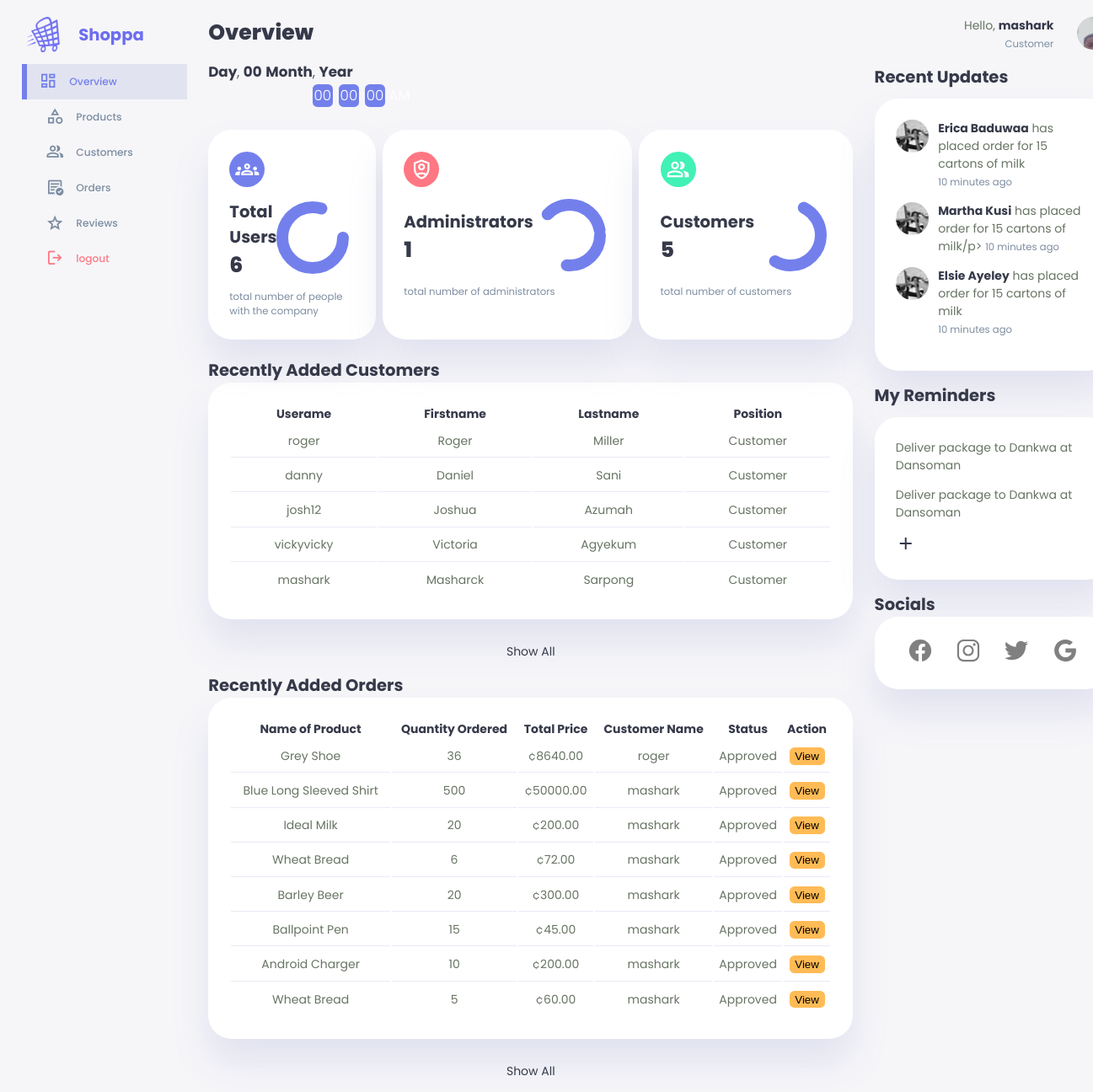
/manager/dashboardmanager.php (signed in), run on the app's committed database.
### tables this page shows
CREATE TABLE `orders` (
  `id` int(11) NOT NULL,
  `name` varchar(255) NOT NULL,
  `quantity` varchar(255) NOT NULL,
  `total_price` varchar(255) NOT NULL,
  `status` varchar(255) NOT NULL,
  `review` varchar(255) NOT NULL,
  `customer` varchar(255) NOT NULL,
  `telephone` varchar(255) NOT NULL,
  `admin_reply` varchar(500) NOT NULL
);

### manager/dashboardmanager.php (the view, shortened to what this page needs)
<?php
include '../connection.php';
$username= $_SESSION['username'];
$sql= "SELECT * FROM `admins` WHERE username= '$username'";
$result= mysqli_query($con,$sql);
$row= mysqli_fetch_assoc($result);
$position=$row['position'];
$sqladmins= "SELECT * FROM `admins` WHERE position='Manager'";
$resultadmins= mysqli_query($con, $sqladmins);
$numadmins=mysqli_num_rows($resultadmins);
$sqlcustomers= "SELECT * FROM `admins` WHERE position='Customer'";
$resultcustomers= mysqli_query($con, $sqlcustomers);
$numcustomers=mysqli_num_rows($resultcustomers);
$total_population= $numadmins + $numcustomers;
?>
<!DOCTYPE html>
<html lang="en">
<head>
    <link rel="stylesheet" href="../css/dashboardhead.css">
</head>
<body onload="initClock()">
    <div class="container">
        <aside>
            <div class="top">
                <div class="logo">
                    <div class="ring"></div>
                    <img src="../logos/shop.png" alt="logo">
                    <h2 class="logo-name">Shoppa</span></h2>
                </div>
            </div>
            <div class="sidebar">
                <a href="./dashboardmanager.php" class="active">
                    <span class="material-symbols-outlined">dashboard</span>
                    <h3>Overview</h3>
                </a>
                <a href="./productsmanager.php">
                    <span class="material-symbols-outlined">category</span>
                    <h3>Products</h3>
                </a>
                <a href="./customersmanager.php">
                    <span class="material-symbols-outlined">group</span>
                    <h3>Customers</h3>
                </a>
                <a href="./ordersmanager.php">
                    <span class="material-symbols-outlined">order_approve</span>
                    <h3>Orders</h3>
                </a>
                <a href="./reviewsmanager.php">
                    <span class="material-symbols-outlined">grade</span>
                    <h3>Reviews</h3>
                </a>
                <a href="../logout.php">
                    <span class="material-symbols-outlined">logout</span>
                    <h3>logout</h3>
                </a>
            </div>
        </aside>
        <main>
            <h1>Overview</h1>
            <div class="datetime">
                <div class="date">
                    <b><span id="dayname">Day</span></b>,
                    <b><span id="daynum">00</span></b>
                    <b><span id="month">Month</span></b>,
                    <b><span id="year">Year</span></b>
                </div>
                <div class="time">
                    <span id="hours">00</span>:
                    <span id="minutes">00</span>:
                    <span id="seconds">00</span>
                    <span id="period">AM</span>
                </div>
            </div>
            <div class="insights">
                <div class="student-population">
                    <span class="material-symbols-outlined">groups</span>
                    <div class="middle">
                        <div class="left">
                            <h2>Total Users</h2>
                            <h1><?php echo $total_population; ?></h1>
                        </div>
                        <div class="progress">
                            <svg>
                                <circle cx="38" cy="38" r="36"></circle>
                            </svg>
                            <div class="number">
                            </div>
                        </div>
                    </div>
                    <small class="text-muted">total number of people with the company</small>
                </div>
                <div class="teaching-population">
                    <span class="material-symbols-outlined">shield_person</span>
                    <div class="middle">
                        <div class="left">
                            <h2>Administrators</h2>
                            <h1><?php echo $numadmins; ?></h1>
                        </div>
                        <div class="progress">
                            <svg>
                                <circle cx="38" cy="38" r="36"></circle>
                            </svg>
                            <div class="number">
                            </div>
                        </div>
                    </div>
                    <small class="text-muted">total number of administrators</small>
                </div>
                <div class="non-teaching-population">
                    <span class="material-symbols-outlined">group</span>
                    <div class="middle">
                        <div class="left">
                            <h2>Customers</h2>
                            <h1><?php echo $numcustomers; ?></h1>
                        </div>
                        <div class="progress">
                            <svg>
                                <circle cx="38" cy="38" r="36"></circle>
                            </svg>
                            <div class="number">
                            </div>
                        </div>
                    </div>
                    <small class="text-muted">total number of customers</small>
                </div>
            </div>
            <div class="recent">
                <h2>Recently Added Customers</h2>
                <table>
                    <thead>
                        <tr>
                            <th>Userame</th>
                            <th>Firstname</th>
                            <th>Lastname</th>
                            <th>Position</th>
                        </tr>
                    </thead>
                    <tbody>
                        <?php
                        include '../connection.php';
                        $sqldisplay= "SELECT * FROM `admins` WHERE position='Customer' ORDER BY id DESC";
                        $resultdisplay= mysqli_query($con, $sqldisplay);
                        if($resultdisplay){
                            while($rowdisplay=mysqli_fetch_assoc($resultdisplay)){
                                $username1=$rowdisplay['username'];
                                $firstname=$rowdisplay['firstname'];
                                $lastname=$rowdisplay['lastname'];
                                $position1=$rowdisplay['position'];
                                echo"
                                <tr>
                                    <td>$username1</td>
                                    <td>$firstname</td>
                                    <td>$lastname</td>
                                    <td>$position1</td>
                                </tr>
                                ";
                            }
                        }
                        ?>
                    </tbody>
                </table>
                <a href="./customersmanager.php">Show All</a>
                <h2>Recently Added Orders</h2>
                <table>
                    <thead>
                        <tr>
                            <th>Name of Product</th>
                            <th>Quantity Ordered</th>
                            <th>Total Price</th>
                            <th>Customer Name</th>
                            <th>Status</th>
                            <th>Action</th>
                        </tr>
                    </thead>
                    <tbody>
                        <?php
                        include '../connection.php';
                        $sqldisplay= "SELECT * FROM `orders` ORDER BY id DESC";
                        $resultdisplay= mysqli_query($con, $sqldisplay);
                        if($resultdisplay){
                            while($rowdisplay=mysqli_fetch_assoc($resultdisplay)){
                                $id=$rowdisplay['id'];
                                $name=$rowdisplay['name'];
                                $quantity=$rowdisplay['quantity'];
                                $customer=$rowdisplay['customer'];
                                $total_price='¢'.$rowdisplay['total_price'].'.00';
                                $status=$rowdisplay['status'];
                                echo"
                                <tr>
                                    <td>$name</td>
                                    <td>$quantity</td>
                                    <td>$total_price</td>
                                    <td>$customer</td>
                                    <td>$status</td>
                                    <td><button id='view'  onclick=\"location.href = 'approveorder.php?viewid=".$id."'\">View</button></td>
                                </tr>
                                ";
                            }
                        }
                        ?>
                    </tbody>
                </table>
                <a href="./ordersmanager.php">Show All</a>
            </div>
        </main>
        <div class="right">
            <div class="top">
                <div class="profile" onclick="location.href='./Managerprofile.php'">
                    <div class="info">
                        <p>Hello, <b><?php echo $username; ?></b></p>
                        <small class="text-muted"><?php echo $position; ?></small>
                    </div>
                    <div class="profile-photo">
                        <img src="../adminimages/admin.jpg" alt="">
                    </div>
                </div>
            </div>
            <div class="recent-updates">
                <h2>Recent Updates</h2>
                <div class="updates">
                    <div class="update">
                        <div class="profile-photo">
                           <img src="../developerimages/lizzy.jpg" alt="updated person profile 1">
                        </div>
                        <div class="message">
                           <p><b>Erica Baduwaa</b> has placed order for 15 cartons of milk</p>
                           <small class="text-muted">10 minutes ago</small>
                        </div>
                    </div>
                    <div class="update">
                        <div class="profile-photo">
                            <img src="../developerimages/lizzy.jpg" alt="updated person profile 1">
                        </div>
                        <div class="message">
                            <p><b>Martha Kusi</b> has placed order for 15 cartons of milk/p>
                            <small class="text-muted">10 minutes ago</small>
                        </div>
                    </div>
                    <div class="update">
                        <div class="profile-photo">
                           <img src="../developerimages/lizzy.jpg" alt="updated person profile 1">
                        </div>
                        <div class="message">
                            <p><b>Elsie Ayeley</b> has placed order for 15 cartons of milk</p>
                           <small class="text-muted">10 minutes ago</small>
                        </div>
                    </div>
                </div>
            </div>
            <div class="notes-section">
                <h2>My Reminders</h2>
                <div class="notes">
                    <div class="note">
                        <p>Deliver package to Dankwa at Dansoman</p>
                    </div>
                    <div class="note">
                        <p>Deliver package to Dankwa at Dansoman</p>
                    </div>
                    <a href="./reminders.php">
                        <span class="material-symbols-outlined">add</span>
                    </a>
                </div>
            </div>
            <div class="socials-and-website">
                <h2>Socials</h2>
                <div class="social-icons">
                    <a href="https://www.facebook.com/" id="facebook">
                    </a>
                    <a href="https://www.instagram.com/" id="instagram">
                    </a>
                    <a href="https://www.twitter.com/" id="twitter">
                    </a>
                    <a href="https://www.google.com/" id="google">
                    </a>
                </div>
            </div>
        </div>
    </div>
</body>
</html>

### data on the page
orders: name "Grey Shoe", quantity "36", total_price "¢8640.00", customer "roger", status "Approved"
orders: name "Blue Long Sleeved Shirt", quantity "500", total_price "¢50000.00", customer "mashark", status "Approved"
orders: name "Ideal Milk", quantity "20", total_price "¢200.00", customer "mashark", status "Approved"
orders: name "Wheat Bread", quantity "6", total_price "¢72.00", customer "mashark", status "Approved"
orders: name "Barley Beer", quantity "20", total_price "¢300.00", customer "mashark", status "Approved"
orders: name "Ballpoint Pen", quantity "15", total_price "¢45.00", customer "mashark", status "Approved"
orders: name "Android Charger", quantity "10", total_price "¢200.00", customer "mashark", status "Approved"
orders: name "Wheat Bread", quantity "5", total_price "¢60.00", customer "mashark", status "Approved"

### other printed values
$total_population "6"
$numadmins "1"
$numcustomers "5"
$username1 "roger"
$firstname "Roger"
$lastname "Miller"
$position1 "Customer"
$username1 "danny"
$firstname "Daniel"
$lastname "Sani"
$username1 "josh12"
$firstname "Joshua"
$lastname "Azumah"
$username1 "vickyvicky"
$firstname "Victoria"
